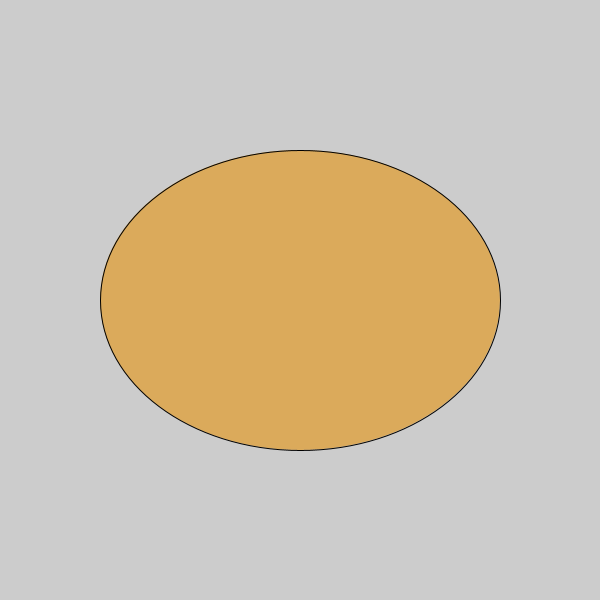
Frame 1 (no input)
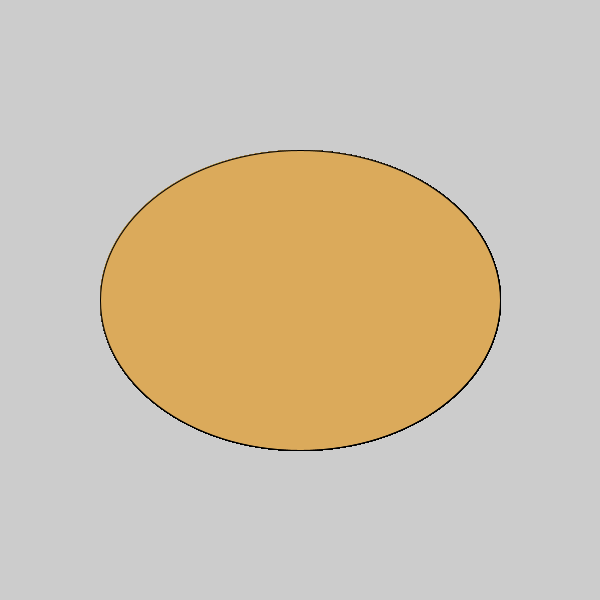
Frame 60 (the mouse pressed at the canvas centre just before this capture)
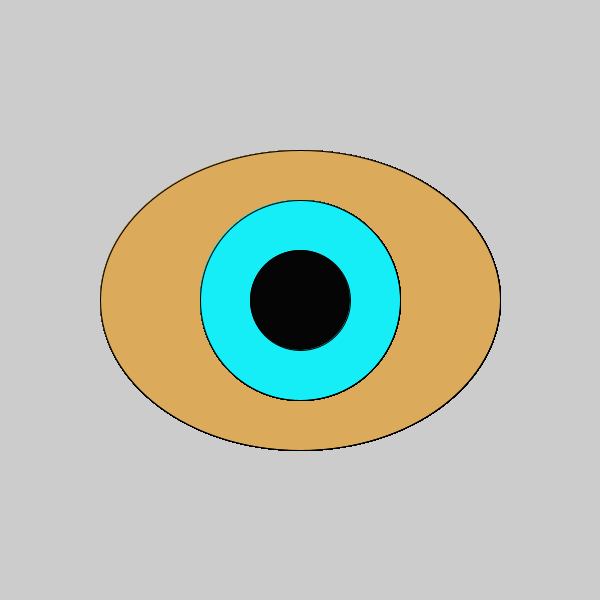
Frame 120 (the mouse held since frame 60 and released just before this capture)

The Processing sketch that drew these frames (run headless with seeded random() and noise(); from frame 60 on, the mouse is pressed at the canvas centre):

// Processing sketch: Logical_Dot
// ── Logical_Dot.pde


void setup() {
  size(600,600);
  }

void draw() {
 if (mousePressed){
   fill(#16EEF7);
 } 
 
 if(mousePressed){
   ellipse(300,300,200,200);
} else{
  fill(#DBAA5B);
  ellipse(300,300,400,300);
}
  if (mousePressed){
  fill(#050505);{
  ellipse(300,300,100,100);{}}}}
